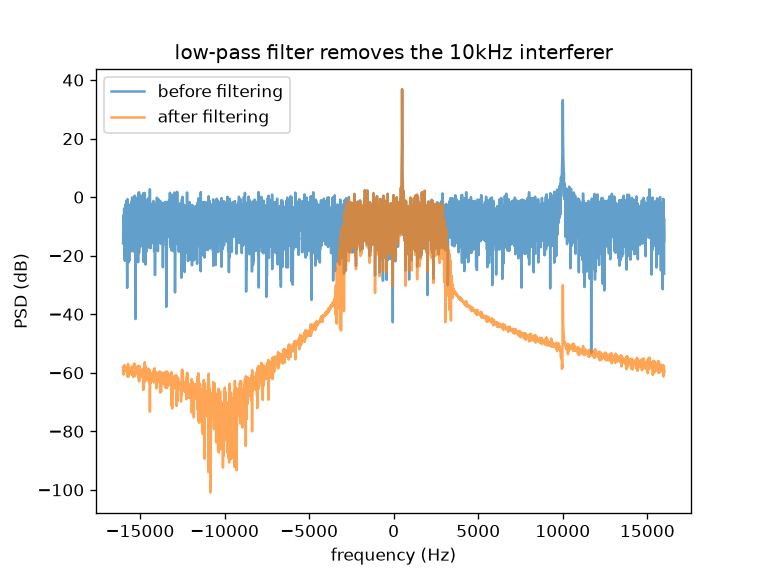

Here is the Python script that generated this plot:
import matplotlib.pyplot as plt
import numpy as np
from scipy.signal import firwin, fftconvolve

sample_rate = 32000
N = 5000
t = np.arange(N) / sample_rate

# wanted signal near 0 Hz, interferer at 10 kHz, plus noise
wanted = np.exp(1j * 2 * np.pi * 500 * t)
interferer = np.exp(1j * 2 * np.pi * 10000 * t)
noise = (np.random.randn(N) + 1j * np.random.randn(N)) / np.sqrt(2)

x = wanted + interferer + 0.5 * noise

h = firwin(101, 3000, fs=sample_rate)

y = fftconvolve(x, h, mode='same')

def psd(signal):
    return 10 * np.log10(np.fft.fftshift(np.abs(np.fft.fft(signal)) ** 2) / len(signal))

freqs = np.fft.fftshift(np.fft.fftfreq(N, d=1/sample_rate))

plt.plot(freqs, psd(x), alpha=0.7, label="before filtering")
plt.plot(freqs, psd(y), alpha=0.7, label="after filtering")
plt.xlabel("frequency (Hz)")
plt.ylabel("PSD (dB)")
plt.legend()
plt.title("low-pass filter removes the 10kHz interferer")
plt.savefig("d30_filter_apply.png", dpi=120)
print("saved")
